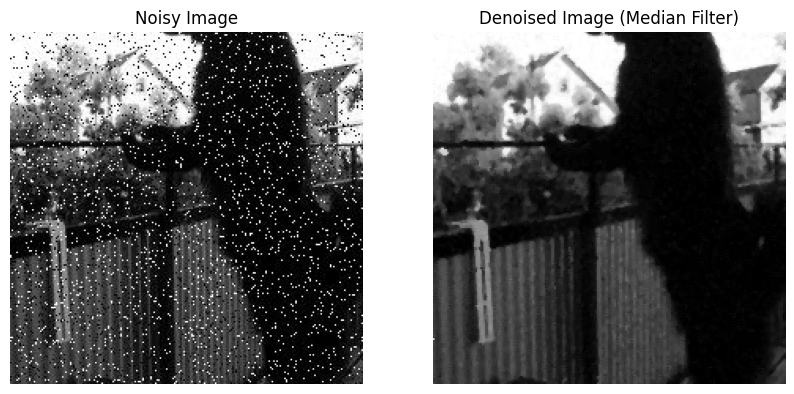

Here is the Python script that generated this plot:
import numpy as np
import matplotlib.pyplot as plt
from PIL import Image

image_path = '/content/143.jpeg'
image = Image.open(image_path).convert('L')

image_array = np.array(image)



def median_filter(image, filter_size=3):

    m, n = image.shape
    pad_size = filter_size // 2
    padded_image = np.pad(image, pad_size, mode='edge')
    filtered_image = np.zeros_like(image)

    for i in range(m):
        for j in range(n):
            neighborhood = padded_image[i:i + filter_size, j:j + filter_size]
            filtered_image[i, j] = np.median(neighborhood)

    return filtered_image


denoised_image = median_filter(image_array, filter_size=3)

plt.figure(figsize=(10, 5))
plt.subplot(1, 2, 1)
plt.imshow(image_array, cmap='gray')
plt.title('Noisy Image')
plt.axis('off')

plt.subplot(1, 2, 2)
plt.imshow(denoised_image, cmap='gray')
plt.title('Denoised Image (Median Filter)')
plt.axis('off')
plt.savefig('denoised_image.png', bbox_inches='tight', pad_inches=1)
plt.show()

denoised_image_output = 'output_143.png'
Image.fromarray(denoised_image).save(denoised_image_output)
